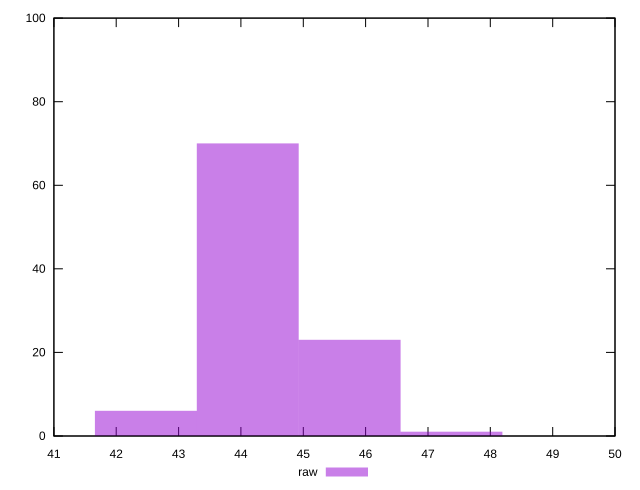

Here is the gnuplot script that generated this plot:
reset
set terminal svg size 640, 490 enhanced background rgb 'white'
set output "reprap/bootup-time/samples/pages+cached+noexternal/raw/histogram.svg"

$raw <<EOF
44.108846841655506 70
45.74250783579089 23
42.475185847520116 6
47.37616882992628 1
EOF

set key outside below
set boxwidth 1.633660994135389
set yrange [0:100]
set style fill transparent solid 0.5 noborder

plot \
  $raw title "raw" with boxes, \


reset
